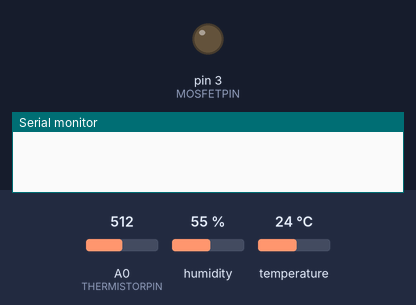
Bench run of a sketch on a simulated Arduino Uno, built with avr-gcc and run on an emulated ATmega328P. Shown: output pins drawn as LEDs (lit = HIGH), the last lines printed to the serial monitor. Inputs (shaded band) come from the test bench; at power-on: A0 (THERMISTORPIN) = 512, humidity 55 %, temperature 24 °C.

Above: at 0.1 s.
At 1.1 s:
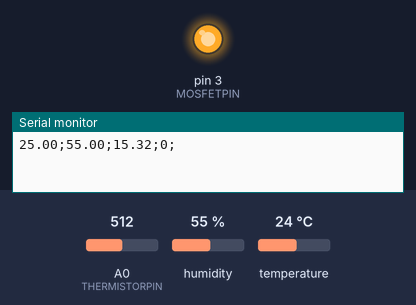
Timing chart, 0 to 2.6 s (numbered marks = the images above):
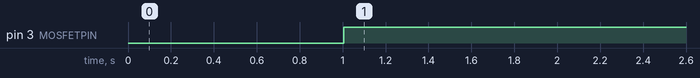

The sketch:

PMF_Arduino.ino
```cpp
#include "DHT.h"

int currentTime;
const byte THERMISTORPIN = A0;
const byte DHT22PIN = A1;
const byte MOSFETPIN = 3;

const byte DHTTYPE = DHT22;

const float TEMPERATUREORDERED = 5;

const float HYSTERESIS = 0.5;
char HYSTERESISACHIEVED = false;
DHT dht(DHT22PIN, DHTTYPE);

float Thermistor(float RawADC) {
 float temperature;
 temperature =log(10000.0/(1024.0/RawADC-1));
 temperature = 1 / (0.001129148 + (0.000234125 + (0.0000000876741 * temperature * temperature ))* temperature );
 temperature = temperature - 273.15;
 return temperature;
}

float dewPoint(float temperature, float humidity) {

  float temperatureDew = (17.27 * temperature) / (237.7 + temperature) + log(humidity * 0.01);
  return (237.7 * temperatureDew) / (17.27 - temperatureDew);

}

void peltierModuleActivation(float temperature) {

  if(HYSTERESISACHIEVED == false && temperature >= TEMPERATUREORDERED - HYSTERESIS){
    digitalWrite(MOSFETPIN, HIGH);
    //Serial.println("High");
  }
  else if(HYSTERESISACHIEVED && temperature <= TEMPERATUREORDERED + HYSTERESIS){
    digitalWrite(MOSFETPIN, LOW);
    //Serial.println("Low");
  }
  else{
    digitalWrite(MOSFETPIN, LOW);
    //Serial.println("Low2");
  }

  if(temperature <= TEMPERATUREORDERED - HYSTERESIS){
    HYSTERESISACHIEVED = true;
  }
  if(temperature >= TEMPERATUREORDERED + HYSTERESIS){
    HYSTERESISACHIEVED = false;
  }
  if(HYSTERESISACHIEVED){
  //Serial.println("yes");
  }else{
    //Serial.println("no");
  }

}

void setup() {

  Serial.begin(9600);

  pinMode(MOSFETPIN, OUTPUT);
  pinMode(DHT22PIN, OUTPUT);
  pinMode(THERMISTORPIN, INPUT);


  dht.begin();

}

void loop() {

  delay(1000);
  currentTime = millis()/1000;


  float humidity = dht.readHumidity();
  float temperatureDht = dht.readTemperature();
  float temperatureThermistor = Thermistor(analogRead(THERMISTORPIN));
  float temperatureDew = dewPoint(temperatureThermistor, humidity);

  if (isnan(humidity) || isnan(temperatureDht))
 {
   Serial.println("Failed to read from DHT sensor");
   return;
 }
 if (isnan(temperatureThermistor))
 {
   Serial.println("Failed to read from Thermistor sensor");
   return;
 }

  peltierModuleActivation(temperatureThermistor);

  digitalWrite(MOSFETPIN, HIGH);

  Serial.print(temperatureThermistor);
  Serial.print(";");
  Serial.print(humidity);
  Serial.print(";");
  Serial.print(temperatureDew);
  Serial.print(";");
  Serial.print(currentTime);
  Serial.println(";");

}
```

Measured:
- by itself, pin 3 (MOSFETPIN): LOW → HIGH at 1.0 s
